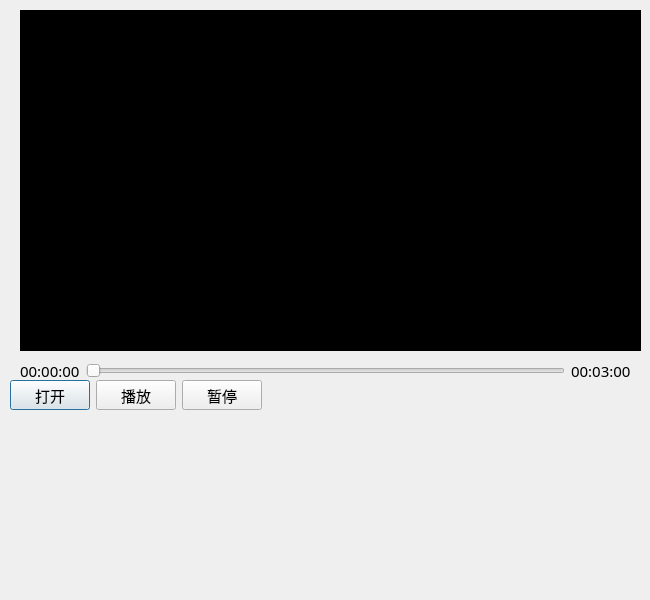
<?xml version="1.0" encoding="UTF-8"?>
<ui version="4.0">
 <class>PlayerDialog</class>
 <widget class="QDialog" name="PlayerDialog">
  <property name="geometry">
   <rect>
    <x>0</x>
    <y>0</y>
    <width>650</width>
    <height>600</height>
   </rect>
  </property>
  <property name="minimumSize">
   <size>
    <width>600</width>
    <height>600</height>
   </size>
  </property>
  <property name="font">
   <font>
    <family>微软雅黑</family>
    <pointsize>11</pointsize>
   </font>
  </property>
  <property name="windowTitle">
   <string>PlayerDialog</string>
  </property>
  <widget class="QWidget" name="wdg_content" native="true">
   <property name="geometry">
    <rect>
     <x>20</x>
     <y>10</y>
     <width>621</width>
     <height>341</height>
    </rect>
   </property>
   <property name="styleSheet">
    <string notr="true">background-color: rgb(0, 0, 0);</string>
   </property>
   <layout class="QVBoxLayout" name="verticalLayout">
    <item>
     <widget class="MyOpenGLWidget" name="wdg_show" native="true"/>
    </item>
   </layout>
  </widget>
  <widget class="QWidget" name="layoutWidget">
   <property name="geometry">
    <rect>
     <x>10</x>
     <y>380</y>
     <width>631</width>
     <height>30</height>
    </rect>
   </property>
   <layout class="QHBoxLayout" name="wdg_bottom">
    <item>
     <widget class="QPushButton" name="pb_start">
      <property name="text">
       <string>打开</string>
      </property>
     </widget>
    </item>
    <item>
     <widget class="QPushButton" name="pb_resume">
      <property name="text">
       <string>播放</string>
      </property>
     </widget>
    </item>
    <item>
     <widget class="QPushButton" name="pb_pause">
      <property name="text">
       <string>暂停</string>
      </property>
     </widget>
    </item>
    <item>
     <spacer name="horizontalSpacer">
      <property name="orientation">
       <enum>Qt::Horizontal</enum>
      </property>
      <property name="sizeHint" stdset="0">
       <size>
        <width>40</width>
        <height>20</height>
       </size>
      </property>
     </spacer>
    </item>
   </layout>
  </widget>
  <widget class="QWidget" name="layoutWidget">
   <property name="geometry">
    <rect>
     <x>20</x>
     <y>360</y>
     <width>611</width>
     <height>22</height>
    </rect>
   </property>
   <layout class="QHBoxLayout" name="wdg_middle">
    <item>
     <widget class="QLabel" name="lb_curTime">
      <property name="text">
       <string>00:00:00</string>
      </property>
     </widget>
    </item>
    <item>
     <widget class="QSlider" name="slider_progress">
      <property name="orientation">
       <enum>Qt::Horizontal</enum>
      </property>
     </widget>
    </item>
    <item>
     <widget class="QLabel" name="lb_totalTime">
      <property name="text">
       <string>00:03:00</string>
      </property>
     </widget>
    </item>
   </layout>
  </widget>
 </widget>
 <customwidgets>
  <customwidget>
   <class>MyOpenGLWidget</class>
   <extends>QWidget</extends>
   <header location="global">myopenglwidget.h</header>
   <container>1</container>
  </customwidget>
 </customwidgets>
 <resources/>
 <connections/>
</ui>
